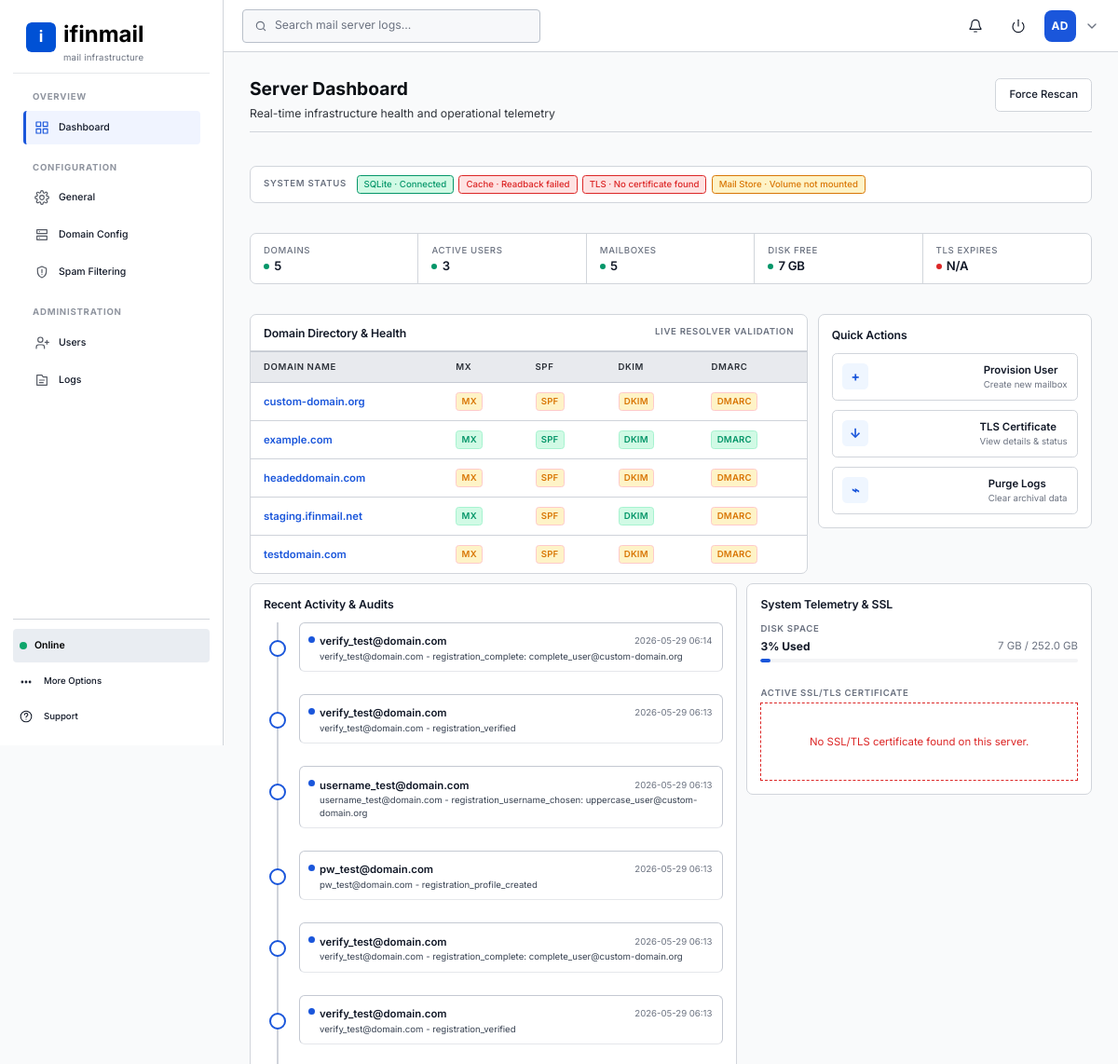
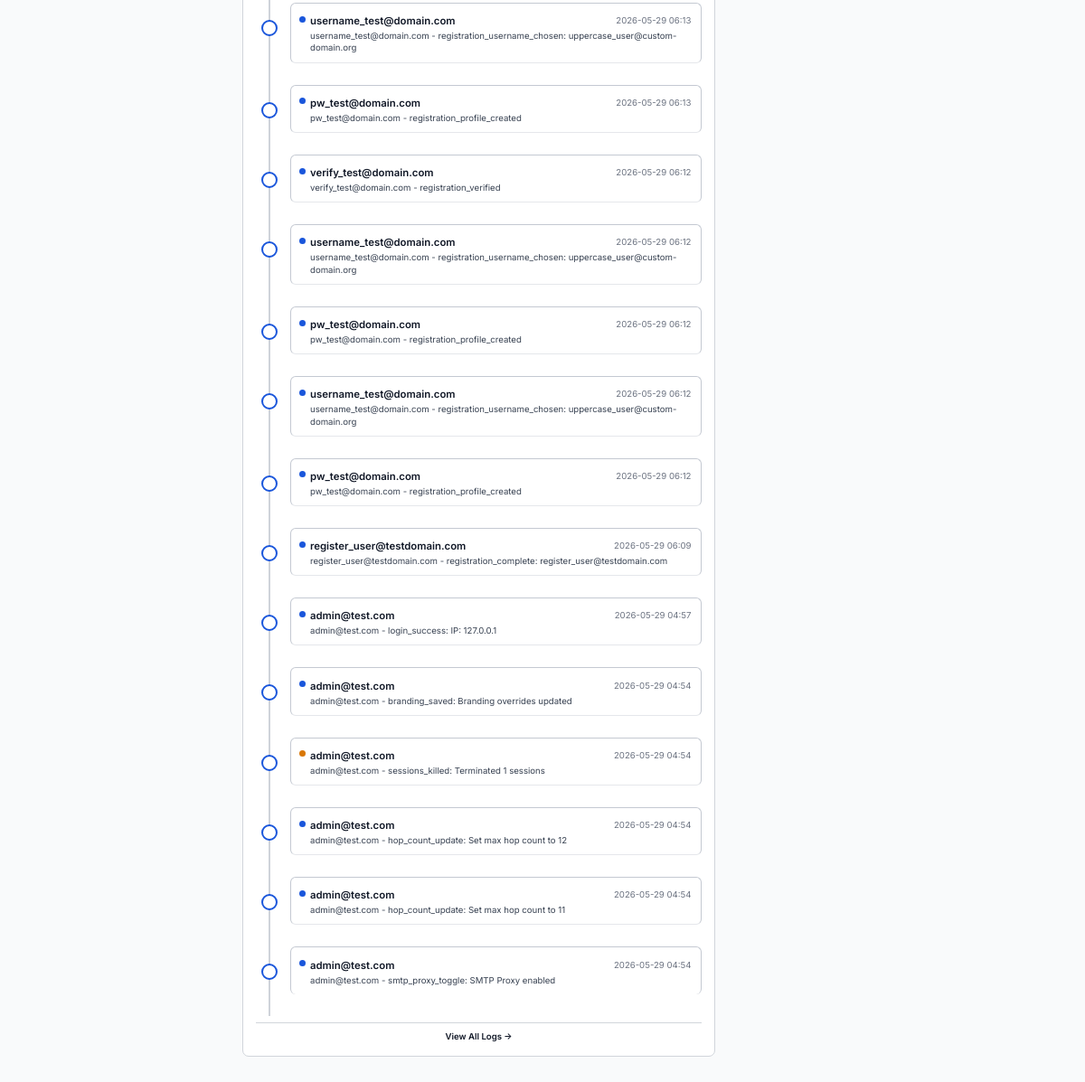
/accounts/dashboard/ (signed in), run on an earlier commit of the app's database (2 pictures, top to bottom).
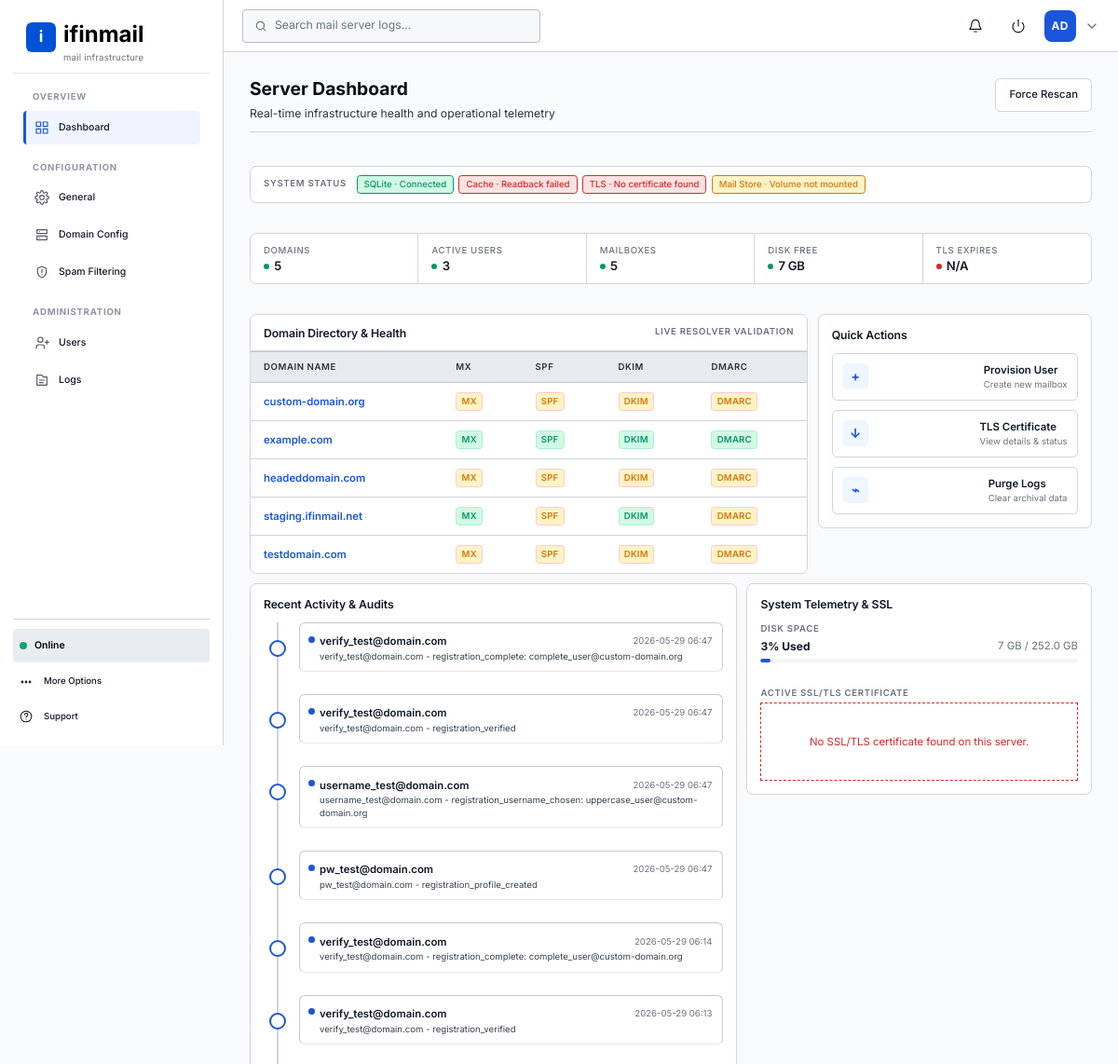
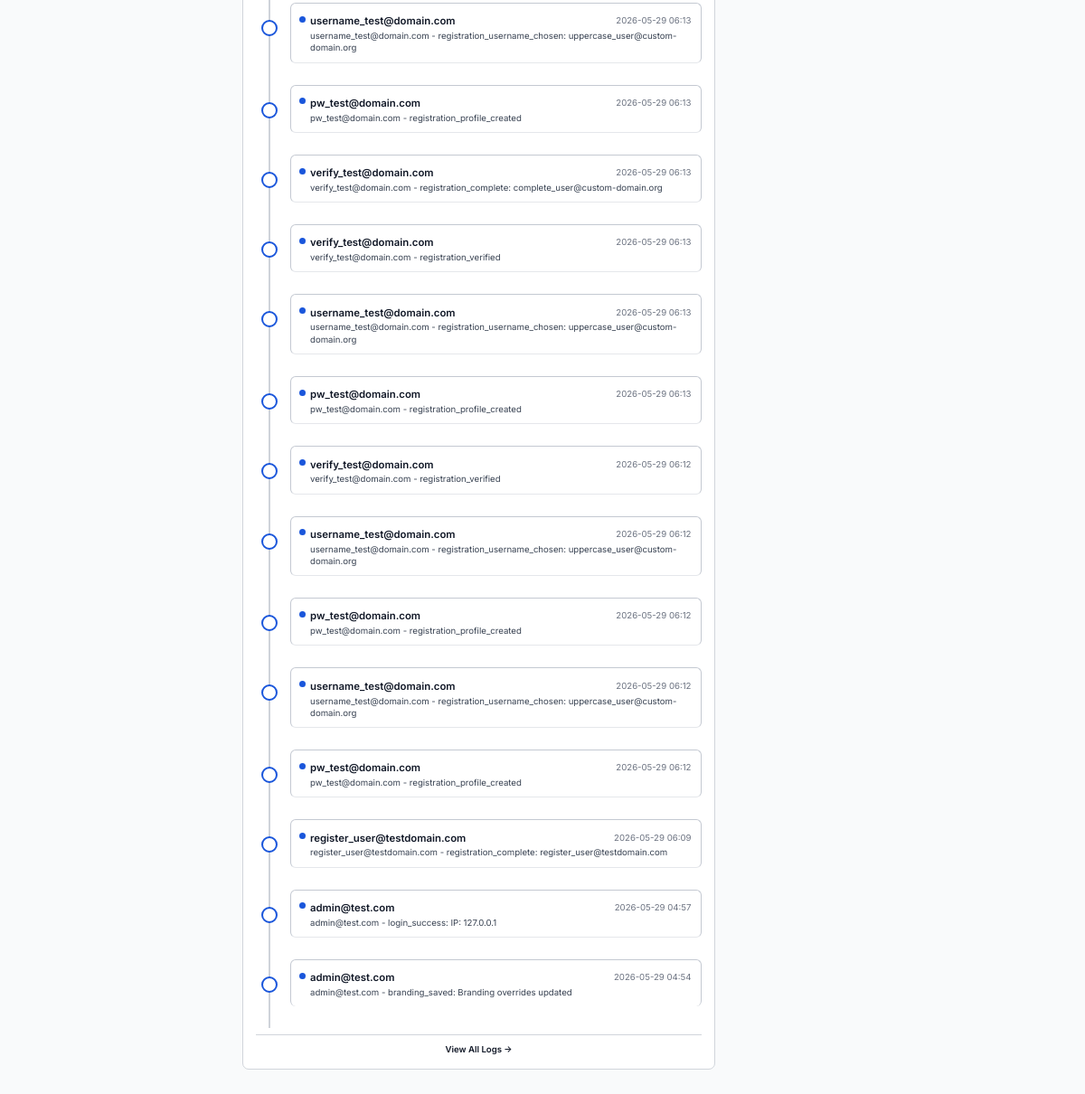
And on a later commit of the database (2 pictures, top to bottom).
### backend/services/models.py (models this page shows, shortened)
class AuditEvent(models.Model):
    id = models.UUIDField(primary_key=True, default=uuid.uuid4, editable=False)
    time = models.DateTimeField(auto_now_add=True)
    user = models.CharField(max_length=255)
    action = models.CharField(max_length=255)
    detail = models.TextField(blank=True)
    severity = models.CharField(max_length=32, default='info')
    class Meta:
        managed = True
        db_table = 'ifinmail_audit_event'
        ordering = ['-time']

### backend/apps/accounts/views/dashboard.py (the view)
# urls.py: path('', RedirectView.as_view(pattern_name='accounts:dashboard', permanent=False)),
@login_required
@user_passes_test(_is_staff, login_url='accounts:login')
def dashboard(request: HttpRequest) -> HttpResponse:
    stats = _get_stats()
    services = _get_service_status()
    domains = _get_domains(request)
    events = _get_activity()
    disk = _get_disk_usage()
    tls_days = _get_tls_expiry_days()
    tls_info = _get_tls_info()
    is_mock = not any([stats, services, domains, events])
    return render(
        request,
        'admin/dashboard.html',
        {
            'stats': stats,
            'services': services,
            'domains': domains,
            'domains_empty': len(domains) == 0,
            'events': events,
            'storage_used': disk.get('display', 'N/A'),
            'storage_pct': f'{disk.get("pct", 0):.0f}%',
            'storage_total': f'{disk.get("total_gb", 0):.1f} GB',
            'storage_status': disk.get('status', 'warn'),
            'storage_warning': str(_('Cleanup recommended')) if disk.get('status') == 'err' else '',
            'tls_days': tls_days,
            'tls_info': tls_info,
            'mail_hostname': os.environ.get('MAIL_HOSTNAME', ''),
            'active_section': 'dashboard',
            'header_search_placeholder': 'Search mail server logs...',
            'is_mock': is_mock,
        },
    )

### backend/apps/accounts/services/__init__.py (called while the page is built)
    @staticmethod
    def get_active_count() -> int:
        try:
            return MailUser.objects.filter(is_active=True).count()
        except OperationalError:
            logger.exception('Failed to fetch active user count')
            return 0

### backend/apps/accounts/views/auth.py (called while the page is built)
def _is_staff(user: object) -> bool:
    if not user.is_authenticated:
        return False
    try:
        user.refresh_from_db(fields=['is_staff', 'is_superuser', 'is_active'])
    except ObjectDoesNotExist:
        logger.warning('User object disappeared during staff check')
        return False
    if not user.is_active:
        return False
    return user.is_staff or user.is_superuser

### backend/apps/accounts/views/dashboard.py (called while the page is built, shortened)
def _make_check(code: str, status_bool: bool, label: str) -> dict[str, str]:
    if status_bool:
        return {'check': code, 'status': 'pass', 'message': f'{label} verified'}
    return {'check': code, 'status': 'warn', 'message': f'Verify {label}'}

def _get_mail_volume_stats() -> dict[str, object]:
    mail_root = _MAIL_VHOSTS_DIR
    if not os.path.isdir(mail_root):
        return {'exists': False, 'display': 'N/A'}

### backend/apps/domains/services/__init__.py (called while the page is built)
    @staticmethod
    def get_all_domains() -> QuerySet[Domain]:
        return Domain.objects.order_by('name')

### frontend/templates/admin/dashboard.html (shortened to what the changed rows need)
{% extends "base.html" %}
{% load i18n %}{% load static %}
{% block content %}
<section class="ifinmail-admin-content">
    <div class="ifinmail-admin-page">
        <div class="ifinmail-page-header">
            <div>
                <h1 class="ifinmail-page-title">{% trans 'Server Dashboard' %}</h1>
            </div>
        </div>
        <div class="ifinmail-admin-grid">
            <article class="ifinmail-table-panel ifinmail-span-8">
                <div class="ifinmail-table-panel-header">
                    <h2 class="ifinmail-panel-title">{% trans 'Domain Directory & Health' %}</h2>
                </div>
                <table class="ifinmail-admin-table">
                    <thead>
                        <tr>
                            <th>{% trans 'Domain Name' %}</th>
                            <th>{% trans 'MX' %}</th>
                            <th>{% trans 'SPF' %}</th>
                            <th>{% trans 'DKIM' %}</th>
                            <th>{% trans 'DMARC' %}</th>
                        </tr>
                    </thead>
                </table>
            </article>
            <aside class="ifinmail-panel ifinmail-span-4">
                <h2 class="ifinmail-panel-title">{% trans 'Quick Actions' %}</h2>
            </aside>
            <aside class="ifinmail-panel ifinmail-span-7">
                <h2 class="ifinmail-panel-title">{% trans 'Recent Activity & Audits' %}</h2>
                <div class="ifinmail-timeline">
                    {% for item in events %}
                    <article class="ifinmail-timeline-item">
                        <span class="ifinmail-status-dot {% if item.severity == 'error' or item.severity == 'err' %}ifinmail-status-dot--danger{% elif item.severity == 'warning' or item.severity == 'warn' %}ifinmail-status-dot--warning{% elif item.severity == 'success' %}ifinmail-status-dot--success{% else %}ifinmail-status-dot--info{% endif %}"></span>
                        <small><strong>{{ item.user }}</strong><span>{{ item.time|slice:":16" }}</span></small>
                        <p>{{ item.description }}</p>
                    </article>
                    {% empty %}
                    <div class="ifinmail-empty-state ifinmail-empty-state--compact">
                        <p>{% trans 'No audit entries yet.' %}</p>
                    </div>
                    {% endfor %}
                </div>
            </aside>
            <article class="ifinmail-panel ifinmail-span-5">
                <h2 class="ifinmail-panel-title">{% trans 'System Telemetry & SSL' %}</h2>
            </article>
        </div>
    </div>
</section>
{% endblock %}

What changed in the data, as far as the page shows it:
no longer on this page (row unchanged): AuditEvent: severity "warning" (drawn), user "admin@test.com"
no longer on this page (row unchanged): AuditEvent: severity "info" (drawn), user "admin@test.com"
no longer on this page (row unchanged): AuditEvent: severity "info" (drawn), user "admin@test.com"
no longer on this page (row unchanged): AuditEvent: severity "info" (drawn), user "admin@test.com"
added AuditEvent: severity "info" (drawn), user "verify_test@domain.com"
added AuditEvent: severity "info" (drawn), user "verify_test@domain.com"
added AuditEvent: severity "info" (drawn), user "username_test@domain.com"
added AuditEvent: severity "info" (drawn), user "pw_test@domain.com"
Also different on the page:
new list line: "2026-05-29 06:47 verify_test@domain.com - registration_complete: complete_user@custom-domain.org"
new list line: "2026-05-29 06:47 verify_test@domain.com - registration_verified"
new list line: "2026-05-29 06:47 username_test@domain.com - registration_username_chosen: uppercase_user@custom-domain.org"
new list line: "2026-05-29 06:47 pw_test@domain.com - registration_profile_created"
list line gone: "2026-05-29 04:54 admin@test.com - sessions_killed: Terminated 1 sessions"
list line gone: "2026-05-29 04:54 admin@test.com - hop_count_update: Set max hop count to 12"
list line gone: "2026-05-29 04:54 admin@test.com - hop_count_update: Set max hop count to 11"
list line gone: "2026-05-29 04:54 admin@test.com - smtp_proxy_toggle: SMTP Proxy enabled"
